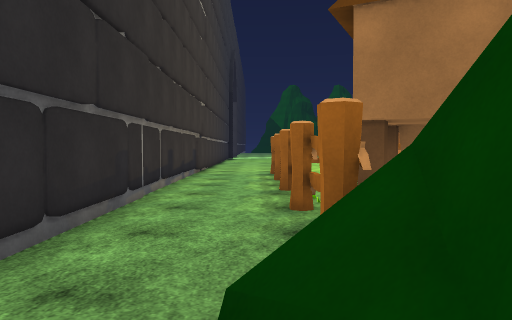
View 1 (above)

24 first-person views from a walk through a 3-D level made in the Unity game engine. The camera is 1.4 m above the floor, tilts 2° down and sees 70° across. The floor is counted in squares, 1.53 m on a side. Each view is taken from the middle of a square. On the plan, view 1 faces up. The plan holds only what a view shows up to about 13 squares ahead; the rest is blank. The place goes on beyond the plan. The player is left out. Some animated figures are not drawn. Some surface patterns are stand-ins.

View 2
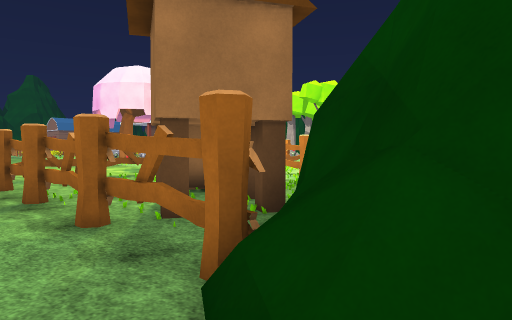

View 3
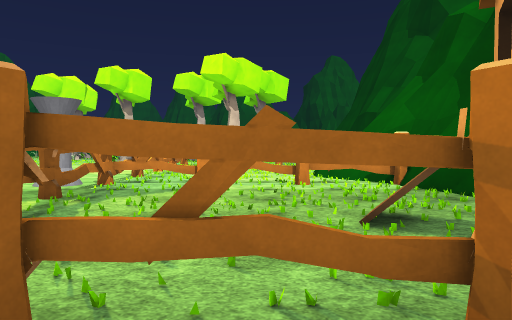

View 4
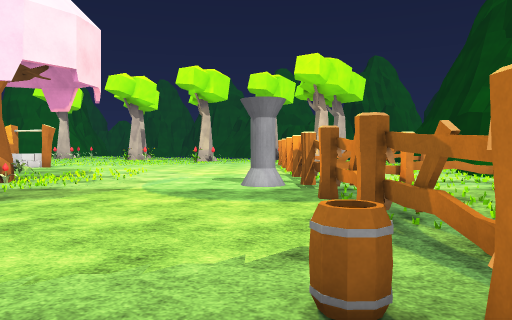

View 5
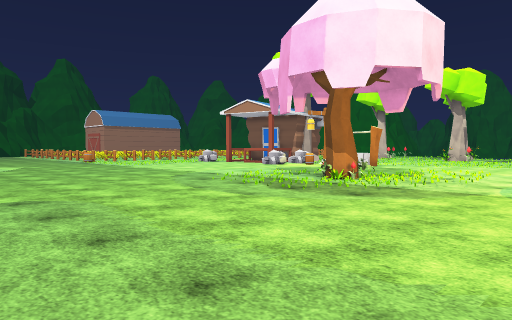

View 6
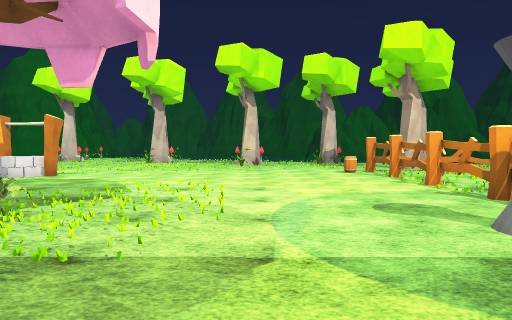

View 7
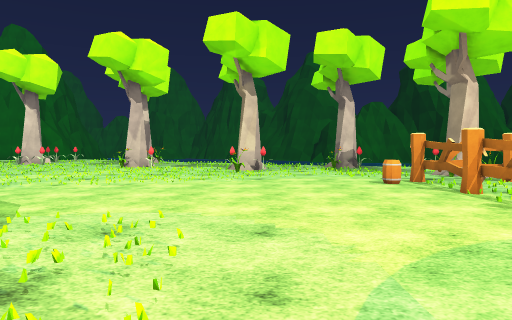

View 8
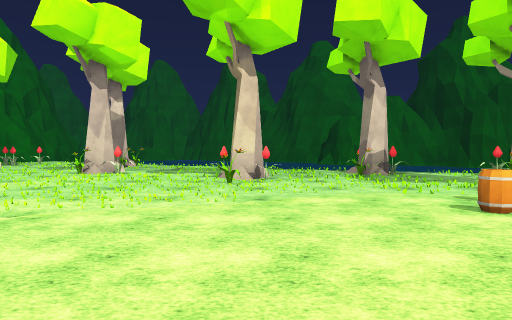

View 9
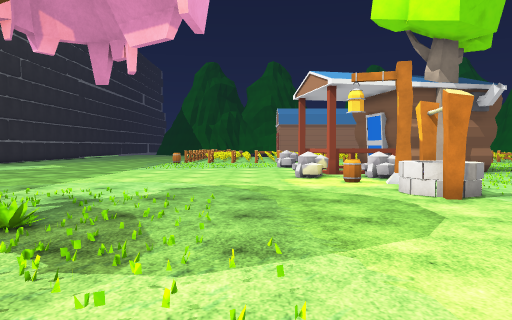

View 10
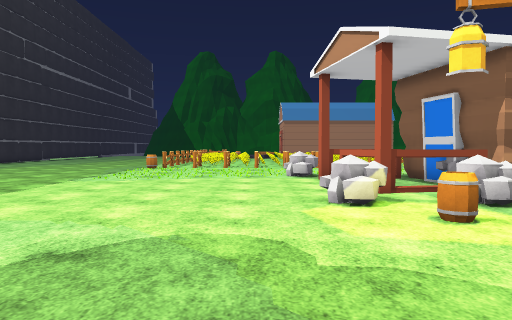

View 11
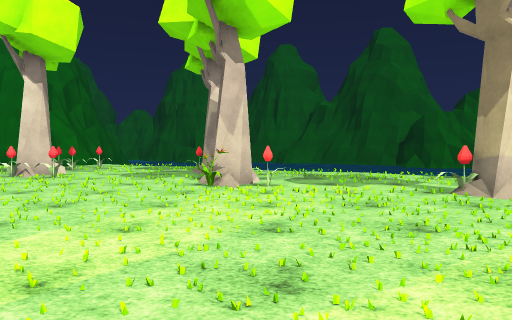

View 12
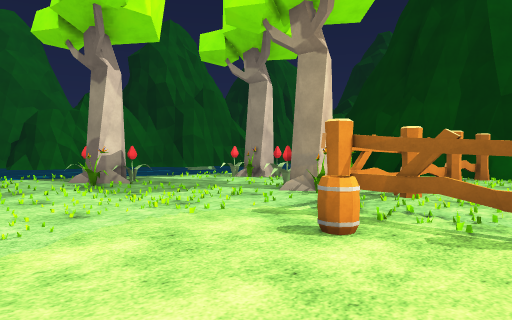

View 13
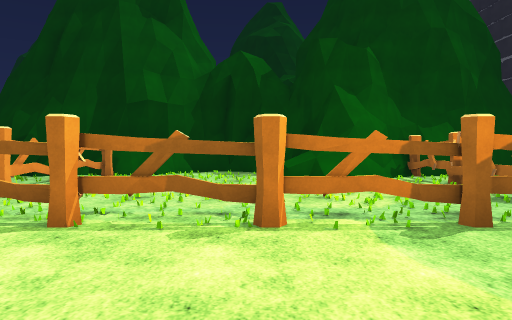

View 14
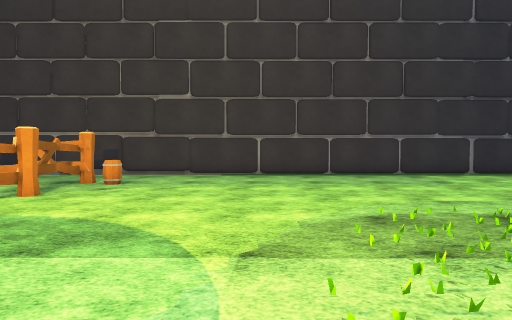

View 15
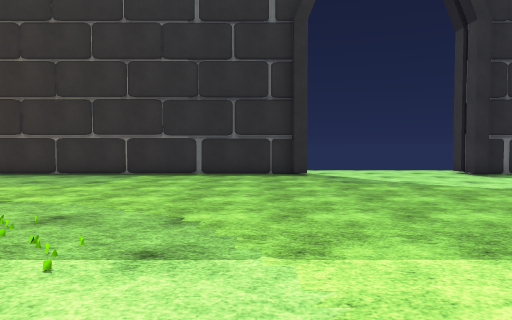

View 16
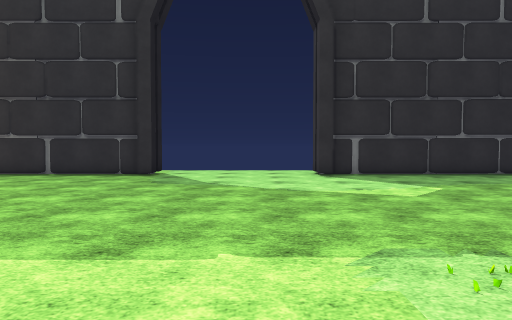

View 17
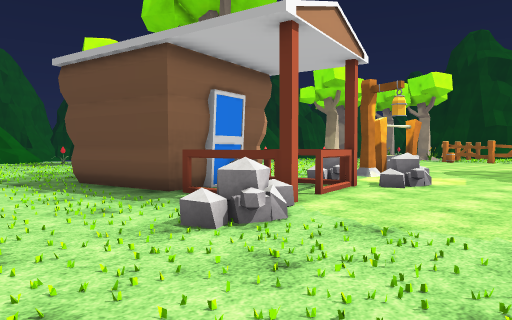

View 18
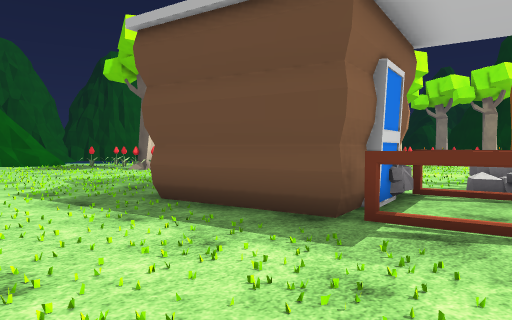

View 19
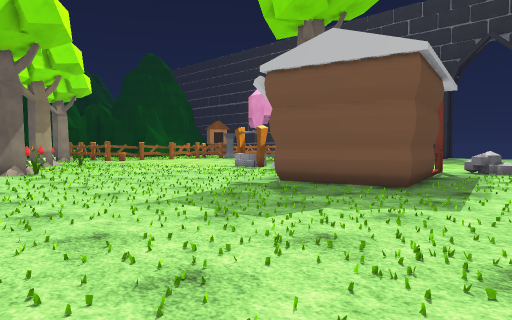

View 20
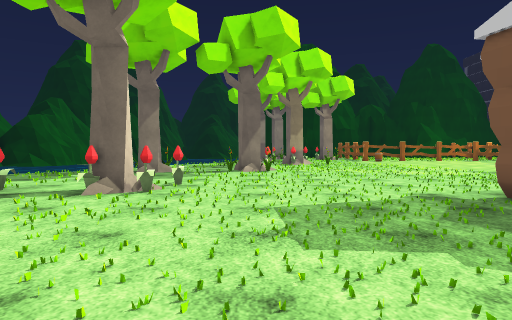

View 21
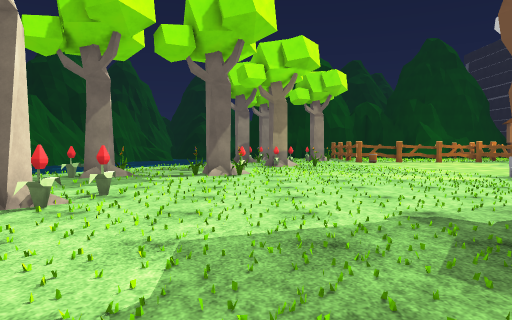

View 22
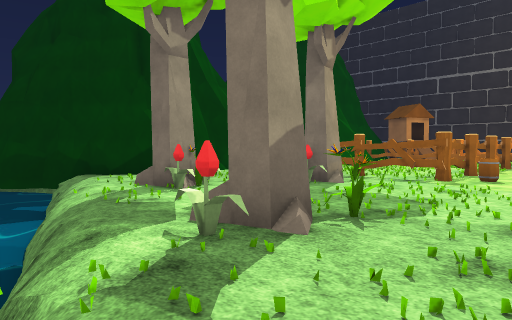

View 23
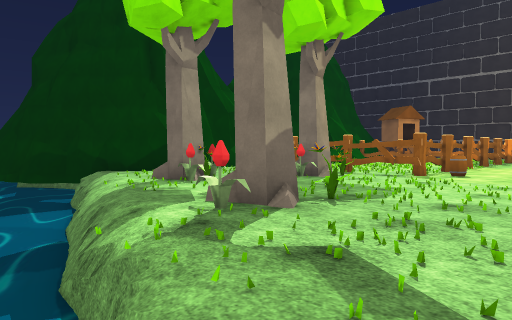

View 24
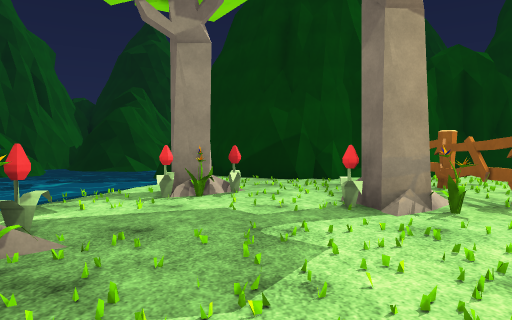

### Floor plan
Key: @ floor where view 1 was taken; # wall or solid block; x gap in a wall; . main floor; : floor 0.25 m higher than the main floor; / step, stairs or slope; = window, fence, low wall or low ledge; ≈ liquid the walk keeps out of; ^ raised ledge; O other object.
Columns run from 3 left of view 1 to 29 right of it. Each row starts with its distance up from view 1.
 37  #....       . ... ..       .. .
 36  #.....       .................
 35  #..............................
 34  #..............OO.....O........
 33 ##..............OOOOOOOO........
 32 .................OO #  O.........
 31 .................O..OO O.........
 30 .................O.OOOOO......OO.
 29 ..................OO. O.......#O.
 28 ................OOOO. ........O..
 27 ##................O..............
 26  #.................O.............
 25  #.................x.............
 24  #................OO............O
 23  #.................O........OO..
 22  #.........O................O...
 21  #.........OO....................
 20  #.........OO....................
 19  #.........O.....................
 18  #......................O.O......
 17  #.......................OO...../
 16  #............................./
 15  #............................./
 14  #.........O........O........./≈
 13  #..O.O..O.O..O.O..OOO.....OOO/≈
 12  #..OOO.O.OO.O.OOO..OO.....././≈
 11  #..O. ....O.........OOO...../≈≈
 10  #..O. ....O.... ....OOOO..../≈≈
  9  #..O. ....O...     .O...OOO./≈≈
  8  #..O......O... .. ..O....#O/≈≈
  7  #..OOOO...O.==... ..O....../≈≈
  6  #..OOOO...O###=.....O......≈≈≈
  5  #..OOO.=######=....:O.###./≈≈≈
  4  #..O#####    ## .=########/≈≈≈
  3  #..O#          ####      ##=≈≈
  2   .^##                     ##≈
  1   .=#                       #
  0    @

Where each view was taken, in squares from view 1:
view 1: 0 up, 0 right, facing up
view 2: 1 up, 1 left, facing up-right
view 3: 9 up, 1 left, facing right
view 4: 14 up, 1 left, facing right
view 5: 15 up, 1 left, facing up-right
view 6: 17 up, 4 right, facing right
view 7: 17 up, 8 right, facing right
view 8: 17 up, 12 right, facing right
view 9: 17 up, 12 right, facing up
view 10: 22 up, 12 right, facing up
view 11: 22 up, 16 right, facing right
view 12: 17 up, 15 right, facing down-right
view 13: 17 up, 13 right, facing down
view 14: 17 up, 10 right, facing left
view 15: 26 up, 10 right, facing left
view 16: 31 up, 10 right, facing left
view 17: 37 up, 10 right, facing down-right
view 18: 37 up, 14 right, facing down-right
view 19: 37 up, 28 right, facing down-left
view 20: 37 up, 25 right, facing down
view 21: 35 up, 24 right, facing down
view 22: 16 up, 28 right, facing down-left
view 23: 17 up, 29 right, facing down-left
view 24: 16 up, 22 right, facing down
